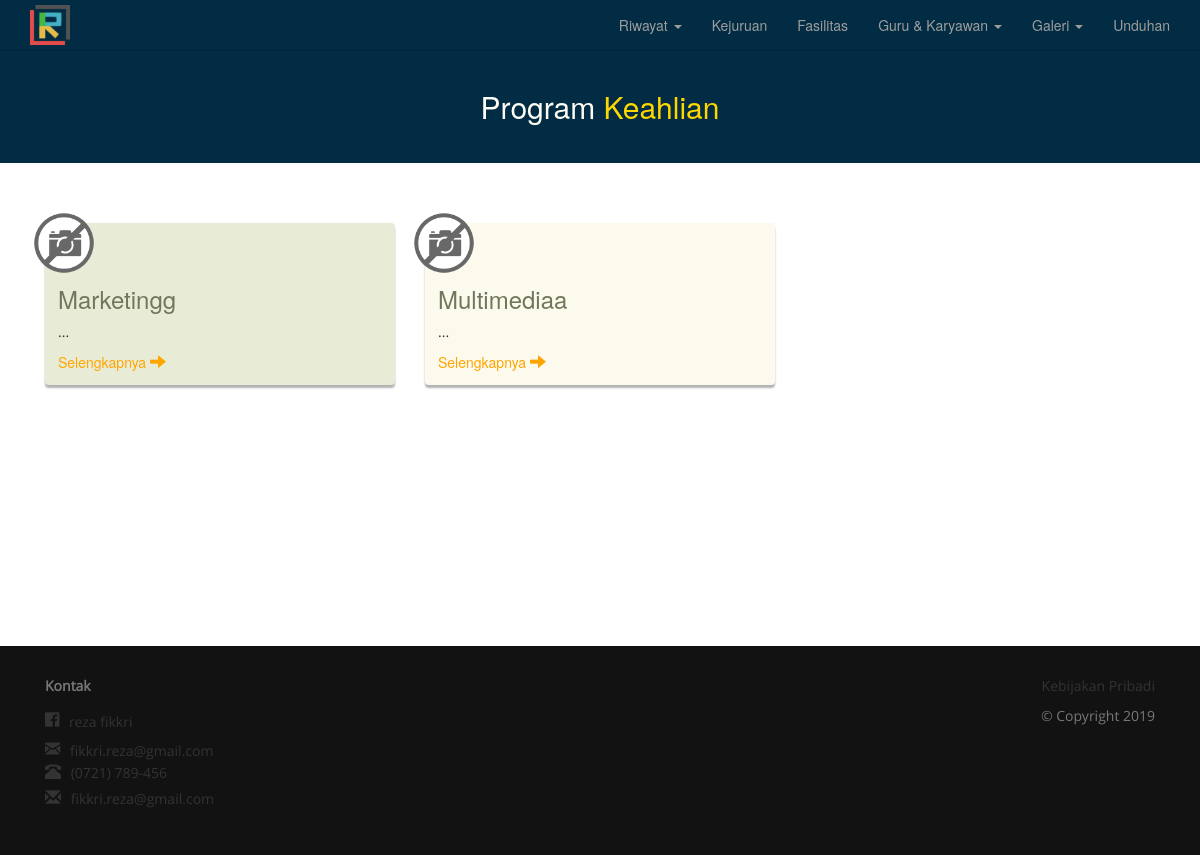
The page /index.php/kejuruan on the database its author committed.
### tables this page shows
CREATE TABLE `logo_sekolah` (
  `logo_sekolah_id` varchar(36) NOT NULL,
  `file_name` varchar(36) NOT NULL
);

CREATE TABLE `jurusan` (
  `jurusan_id` varchar(36) NOT NULL,
  `jurusan` varchar(50) NOT NULL,
  `url_logo` varchar(100) DEFAULT NULL,
  `keterangan` text DEFAULT NULL
);

CREATE TABLE `kontak` (
  `kontak_id` varchar(36) NOT NULL,
  `no_telp` varchar(32) NOT NULL,
  `email` varchar(32) NOT NULL,
  `facebook` varchar(32) NOT NULL,
  `alamat` text NOT NULL
);

### application/libraries/Template.php (called while the page is built)
<?php if ( ! defined('BASEPATH')) exit('No direct script access allowed');
class Template {
		var $template_data = array();
		function set($name, $value)
		{
			$this->template_data[$name] = $value;
		}
		function load($template = '', $view = '' , $view_data = array(), $return = FALSE)
		{
			$ci = & get_instance();
			$this->set('contents', $ci->load->view($view, $view_data, TRUE));
			return $ci->load->view($template, $this->template_data, $return);
		}
}

### application/controllers/Kejuruan.php (called while the page is built, shortened)
<?php
class Kejuruan extends CI_Controller {
	public function index() {
		$data['jurusan'] = $this->jurusan->getJurusan();
		$this->template->load('template','kejuruan/kejuruan',$data);
	}
}

### index.php (called while the page is built, shortened)
<?php
require_once BASEPATH.'core/CodeIgniter.php';

### application/models/Model_jurusan.php (called while the page is built, shortened)
<?php
class Model_jurusan extends CI_Model {
	public function getJurusan() {
		return $this->db->get("jurusan")->result();
	}
}

### application/models/Model_settings.php (called while the page is built, shortened)
<?php
class Model_settings extends CI_Model {
	public function tampilLogoSekolah() {
	    return $this->db->get('logo_sekolah');
	}
}

### application/helpers/get_logo_sekolah_in_all_page_helper.php (called while the page is built, shortened)
<?php if ( ! defined('BASEPATH')) exit('No direct script access allowed');
function getLogo() {
	$ci = & get_instance();
	$logo = $ci->settings->tampilLogoSekolah()->row_array();
    if($logo && file_exists("assets/img/logo sekolah/".$logo['file_name'])) {
        return base_url('assets/img/logo sekolah/'.$logo['file_name']);
    } else {
        return 'School Website';
    }
}

### application/models/Model_kontak.php (called while the page is built, shortened)
<?php
class Model_kontak extends CI_Model {
	public function getKontak() {
		return $this->db->get('kontak');
	}
}

### application/helpers/tampil_kontak_for_footer_helper.php (called while the page is built, shortened)
<?php if ( ! defined('BASEPATH')) exit('No direct script access allowed');
function get_kontak_for_footer() {
	$ci = & get_instance();
	return $ci->kontak->getKontak()->row();
}

### application/views/kejuruan/kejuruan.php (the view)
<center class="kejuruanC"><h2>Program <span>Keahlian</span></h2></center>
<div class="container">
	<div class="kejuruan cf">
		<ul>
		<?php if($jurusan) : foreach($jurusan as $r) : ?>
			<li>
				<div class="col-md-4">
					<div class="logo">
						<?php if(!empty(trim($r->url_logo))) : ?>
						<img src="<?= $r->url_logo; ?>" alt="">
						<?php else: ?>
						<img src="<?= base_url('assets/img/noImage.png'); ?>">
						<?php endif; ?>
					</div>
					<div class="thumbnail">
					    <div class="caption">
					        <h3><?= $r->jurusan; ?></h3>
					        <p><?= substr($r->keterangan, 0,100); ?> ...</p>
					        <a target="_blank" href="<?= base_url('kejuruan/kejuruanDetail/'.$r->jurusan_id); ?>">Selengkapnya <span class="glyphicon glyphicon-arrow-right"></span></a>
					    </div>
					</div>
				</div>
			</li>
		<?php endforeach; endif; ?>
		</ul>
	</div>
</div>

### application/views/template.php (shortened to what this page needs)
<!DOCTYPE html>
<html lang="en">
  <head>
    <link href="<?= base_url('assets/css/bootstrap.min.css'); ?>" rel="stylesheet">
    <link href="<?= base_url('assets/css/sisbw.css'); ?>" rel="stylesheet">
    <link rel="stylesheet" href="<?= base_url('assets/plugin/foundation-icons/foundation-icons.css'); ?>">
  </head>
  <body>
    <nav class="navbar navbar-inverse navbar-fixed-top">
      <div class="container">
        <div class="navbar-header">
          <?= anchor('home', '<img alt="School Website" width="40" class="lazy" data-src="'.getLogo().'" src="">', ['class'=>'navbar-brand']); ?>
        </div>
        <div id="navbar" class="navbar-collapse collapse">
          <ul class="nav navbar-nav navbar-right">
            <li class="dropdown">
              <a href="#" class="dropdown-toggle" data-toggle="dropdown" role="button" aria-haspopup="true" aria-expanded="false">Riwayat <span class="caret"></span></a>
            </li>
            <li><?= anchor('kejuruan','Kejuruan'); ?></li>
            <li><?= anchor('fasilitas','Fasilitas'); ?></li>
            <li class="dropdown">
              <a href="#" class="dropdown-toggle" data-toggle="dropdown" role="button" aria-haspopup="true" aria-expanded="false">Guru & Karyawan <span class="caret"></span></a>
            </li>
            <li class="dropdown">
              <a href="#" class="dropdown-toggle" data-toggle="dropdown" role="button" aria-haspopup="true" aria-expanded="false">Galeri <span class="caret"></span></a>
            </li>
            <li><?= anchor('downloadFile','Unduhan'); ?></li>
          </ul>
        </div>
      </div>
    </nav>
    <?= $contents; ?>
    <footer class="footer">
      <div class="container">
	        <div class="col-md-3 social">
              <p class="text-muted">Kontak</p>
              <ul>
                <li><span class="fi fi-social-facebook"></span> <?= get_kontak_for_footer()->facebook??''; ?></li>
                <li><span class="fi fi-mail"></span> <?= get_kontak_for_footer()->email??''; ?></li>
                <li><span class="glyphicon glyphicon-phone-alt"></span> <?= get_kontak_for_footer()->no_telp??''; ?></li>
                <li><span class="glyphicon glyphicon-envelope"></span> <?= get_kontak_for_footer()->email??''; ?></li>
              </ul>
	        </div>
	        <div class="col-md-2 col-md-offset-7">
	        	<p class="text-muted right"><?= anchor('home/privacyPolicy','Kebijakan Pribadi') ?></p>
            <p class="text-muted right">&copy; Copyright 2019</p>
	        </div>
        </div>
    </footer>
  </body>
</html>

### assets/css/sisbw.css (style rules this page uses)
html { position: relative; min-height: 100%; }
body { padding-top: 50px; }
ul li { list-style-type: none; }
a { color: #333; }
footer { position: absolute; bottom: 0; width: 100%; background-color: #121212; padding: 30px 0; font-family: open_sansregular; z-index: 2; }
footer .text-muted.right { text-align: right; }
footer .social p { font-weight: bold; }
footer .social ul { padding: 0; }
footer .social span { font-size: 20px; margin-right: 6px; }
footer .social span.glyphicon { font-size: 16px; margin-bottom: 10px; }
a span.glyphicon { font-size: 16px; }
.galeriFoto center, .galeriVideo center, .fasilitas center, .kontak center, center.kejuruanC { background-color: #022c43; padding: 50px 0; padding-bottom: 30px; width: 100%; margin-top: -30px; margin-bottom: 30px; color: #fdfdf6; }
.galeriFoto center h2 span, .galeriVideo center h2 span, .fasilitas center h2 span, .kontak center h2 span, center.kejuruanC h2 span { color: gold; }
.navbar-inverse { background-color: #022c43; border-bottom-color: #002336; }
.navbar-inverse .navbar-brand { padding-top: 5px; }
.navbar-inverse .navbar-brand img { width: 40px; }
.kejuruan { margin-bottom: 450px; }
.kejuruan { position: relative; }
.kejuruan ul { padding: 0; }
.kejuruan ul li { margin-bottom: 30px; }
.kejuruan ul li:nth-child(even) .thumbnail { background-color: #fcf9ed; }
.kejuruan .logo { width: 70px; height: 70px; overflow: hidden; position: absolute; top: -15px; left: -1px; z-index: 999; }
.kejuruan .logo img { object-fit: cover; width: 100%; height: 100%; }
.kejuruan .thumbnail { background-color: #e8ecd6; border: none; box-shadow: 0px 3px 2px rgba(0,0,0,.3); }
.kejuruan .thumbnail .caption { margin-top: 30px; }
.kejuruan .thumbnail a { color: orange; }
.kejuruan .thumbnail h3 { color: #72775B; }
.kejuruan .thumbnail p { font-family: open_sansregular; }
.cf:before, .cf:after { content: " "; display: table; }
.cf:after { clear: both; }
.cf { *zoom: 1; }

### rows shown on the page
logo_sekolah: file_name (picture)
jurusan: jurusan "Marketingg"
jurusan: jurusan "Multimediaa"
kontak: facebook "reza fikkri", email "fikkri.reza@gmail.com", no_telp "(0721) 789-456"

### other values the page prints
anchor('kejuruan','Kejuruan') "Kejuruan"
anchor('fasilitas','Fasilitas') "Fasilitas"
anchor('downloadFile','Unduhan') "Unduhan"
anchor('home/privacyPolicy','Kebijakan Pribadi') "Kebijakan Pribadi"
